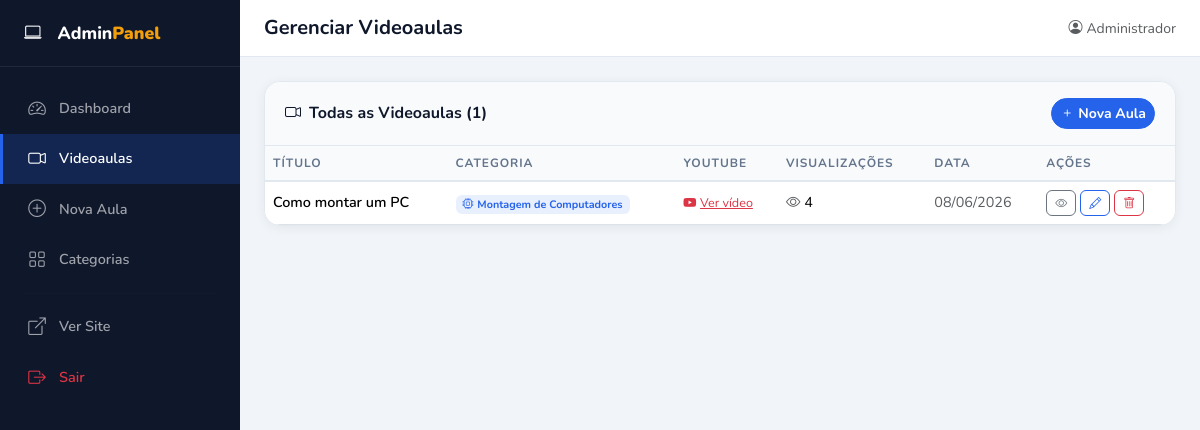
The app's page /admin/aulas (signed in), older data.
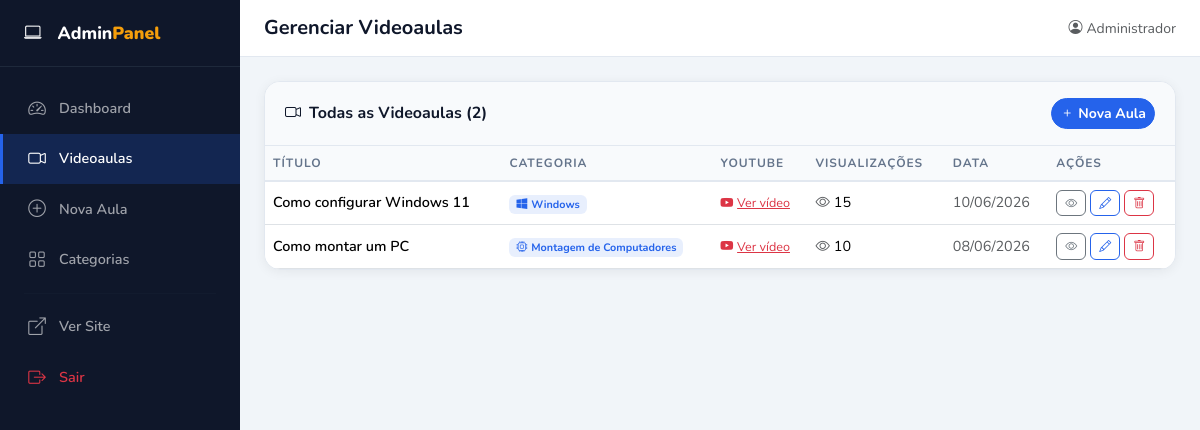
The same page, newer data.
### models.py (models this page shows, shortened)
class VideoAula(db.Model):
    __tablename__ = 'video_aulas'
    id = db.Column(db.Integer, primary_key=True)
    titulo = db.Column(db.String(200), nullable=False)
    descricao = db.Column(db.Text, nullable=False)
    youtube_url = db.Column(db.String(500), nullable=False)   # URL original salva
    categoria_id = db.Column(db.Integer, db.ForeignKey('categorias.id'), nullable=False)
    visualizacoes = db.Column(db.Integer, default=0)
    criado_em = db.Column(db.DateTime, default=datetime.utcnow)
    atualizado_em = db.Column(db.DateTime, default=datetime.utcnow, onupdate=datetime.utcnow)

class Categoria(db.Model):
    __tablename__ = 'categorias'
    id = db.Column(db.Integer, primary_key=True)
    nome = db.Column(db.String(100), unique=True, nullable=False)
    descricao = db.Column(db.Text)
    icone = db.Column(db.String(50), default='bi-play-circle')
    aulas = db.relationship('VideoAula', backref='categoria', lazy=True)

### app.py (the view)
@app.route('/admin/aulas')
@login_required
def admin_aulas():
    aulas = VideoAula.query.order_by(VideoAula.criado_em.desc()).all()
    return render_template('admin/aulas.html', aulas=aulas)

### app.py (called while the page is built)
@login_manager.user_loader
def load_user(user_id):
    return Usuario.query.get(int(user_id))

@app.context_processor
def inject_nav_categories():
    return dict(categorias_nav=Categoria.query.all())

### templates/admin/aulas.html (shortened to what this page needs)
{% extends 'admin/base_admin.html' %}
{% block page_title %}Gerenciar Videoaulas{% endblock %}
{% block content %}
<div class="admin-card">
  <div class="admin-card-header">
    <h6 class="fw-700 mb-0"><i class="bi bi-camera-video me-2"></i>Todas as Videoaulas ({{ aulas|length }})</h6>
    <a href="{{ url_for('admin_nova_aula') }}" class="btn btn-primary btn-sm rounded-pill">
      <i class="bi bi-plus me-1"></i>Nova Aula
    </a>
  </div>
  <div class="table-responsive">
    <table class="table table-hover admin-table">
      <thead>
        <tr><th>Título</th><th>Categoria</th><th>YouTube</th><th>Visualizações</th><th>Data</th><th>Ações</th></tr>
      </thead>
      <tbody>
        {% for aula in aulas %}
        <tr>
          <td><span class="fw-600">{{ aula.titulo[:50] }}{% if aula.titulo|length > 50 %}...{% endif %}</span></td>
          <td><span class="badge bg-soft-primary"><i class="bi {{ aula.categoria.icone }} me-1"></i>{{ aula.categoria.nome }}</span></td>
          <td><a href="{{ aula.youtube_url }}" target="_blank" class="text-danger small"><i class="bi bi-youtube me-1"></i>Ver vídeo</a></td>
          <td><i class="bi bi-eye text-muted me-1"></i>{{ aula.visualizacoes }}</td>
          <td class="text-muted small">{{ aula.criado_em.strftime('%d/%m/%Y') }}</td>
          <td>
            <div class="d-flex gap-1">
              <a href="{{ url_for('aula', id=aula.id) }}" class="btn btn-xs btn-outline-secondary" target="_blank" title="Visualizar"><i class="bi bi-eye"></i></a>
              <a href="{{ url_for('admin_editar_aula', id=aula.id) }}" class="btn btn-xs btn-outline-primary" title="Editar"><i class="bi bi-pencil"></i></a>
              <form method="POST" action="{{ url_for('admin_excluir_aula', id=aula.id) }}" onsubmit="return confirm('Tem certeza que deseja excluir esta aula? O arquivo de vídeo também será removido.')">
                <button type="submit" class="btn btn-xs btn-outline-danger" title="Excluir"><i class="bi bi-trash"></i></button>
              </form>
            </div>
          </td>
        </tr>
        {% else %}
        <tr><td colspan="6" class="text-center text-muted py-5">
          <i class="bi bi-camera-video-off fs-1 d-block mb-2 opacity-25"></i>
          Nenhuma aula cadastrada. <a href="{{ url_for('admin_nova_aula') }}">Cadastrar agora</a>
        </td></tr>
        {% endfor %}
      </tbody>
    </table>
  </div>
</div>
{% endblock %}

Row changes from the older to the newer data that the page shows:
added VideoAula: titulo "Como configurar Windows 11", categoria.nome "Windows", visualizacoes "15", criado_em "10/06/2026"
changed VideoAula "Como montar um PC": visualizacoes "4" → "10"
Text that changed along with them:
{{ aulas|length }}: "1" → "2"
